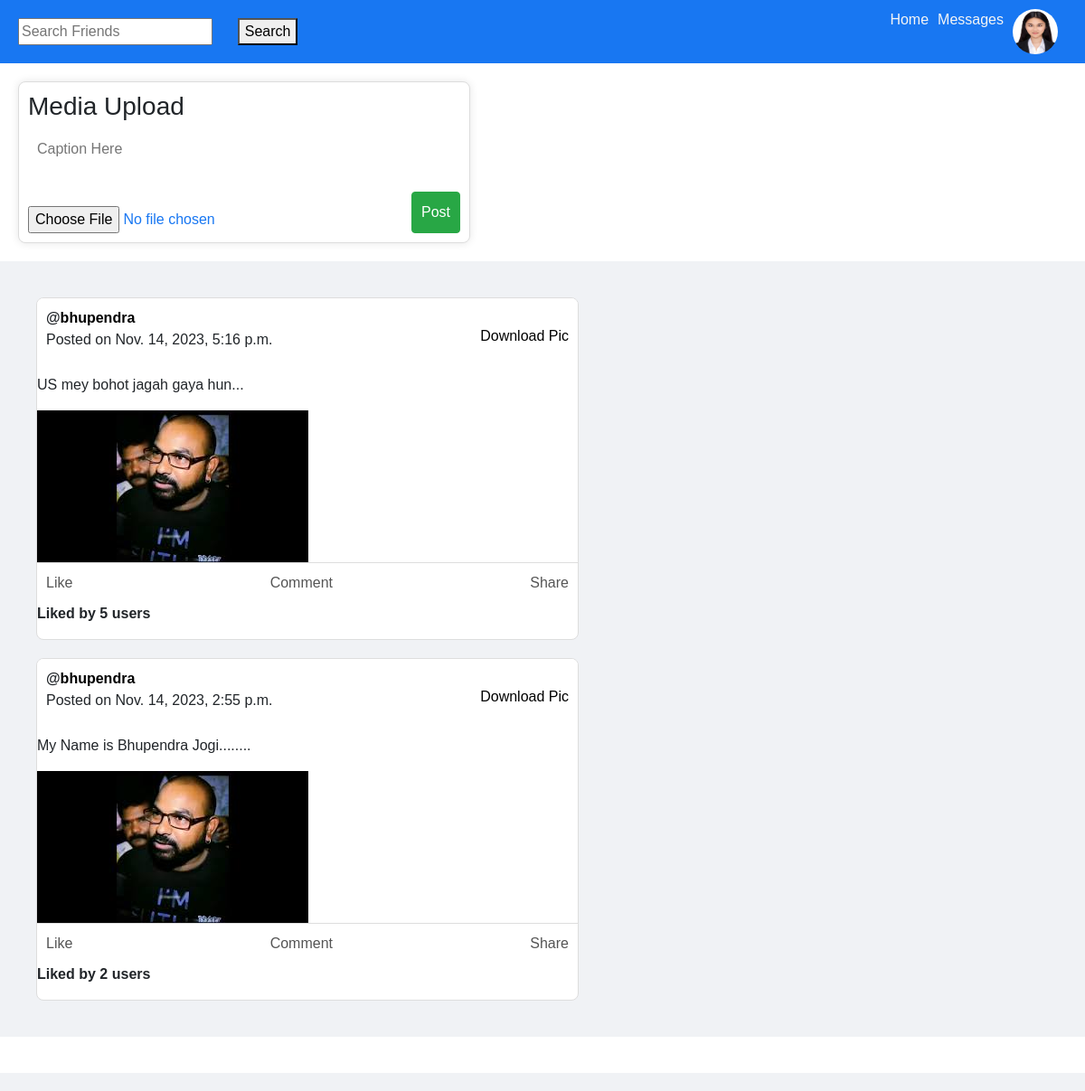
Screenshot of / (signed in) with the database file from the repository.
### core/models.py (models this page shows, shortened)
class Profile(models.Model):
    user = models.ForeignKey(User , on_delete=models.CASCADE)
    id_user = models.IntegerField()
    bio = models.TextField(blank=True)
    profileimg = models.ImageField(upload_to='profile_images' , default='static/core/blank.png')
    location = models.CharField(max_length=100 , blank=True)

class Post(models.Model):
    id = models.UUIDField(primary_key=True , default=uuid.uuid4)
    user=models.CharField(max_length=100)
    image = models.ImageField(upload_to='post_images')
    caption = models.TextField()
    created_at = models.DateTimeField(default=datetime.now)
    no_of_likes= models.IntegerField(default=0)

### core/views.py (the view)
# urls.py: path('', views.index , name='home'),
@login_required(login_url='signin')
def index(request):
    user_object = get_object_or_404(User, username=request.user.username)
    user_profile = get_object_or_404(Profile, user=user_object)
    posts = Post.objects.all()
    user_following_list = []
    feed = []
    user_following = FollowersCount.objects.filter(follower = request.user.username)
    for users in user_following:
        user_following_list.append(users.user)
    for usernames in user_following_list:
        feed_lists = Post.objects.filter(user=usernames)
        feed.append(feed_lists)
    feed_list =list(chain(*feed))
    return render(request, 'core/index.html', {'user_profile': user_profile , 'posts':feed_list})

### core/templates/core/index.html (shortened to what this page needs)
{% load static %}
<!doctype html>
<html lang="en">
  <head>
    <link rel="stylesheet" href="https://cdn.jsdelivr.net/npm/bootstrap@4.3.1/dist/css/bootstrap.min.css">
    <link rel="stylesheet" href="{% static 'core/css/styleforhomepage.css' %}">
  </head>
  <body>
    <header>
      <form action="/search" method="POST">
            <input type="text" name="username" placeholder="Search Friends">&nbsp; &nbsp;
            <button type="submit" style="margin-left: 10px;">Search</button>
      </form>
        <div class="menu-icons">
            <div class="icon">
              <a href="" style="text-decoration: none;">Home</a>
            </div>
            <div class="icon">
              <a href="">Messages</a>
            </div>
            <div class="icon">
              <div class="dropdown">
                <img src="{{user_profile.profileimg.url}}" style="height: 50px; width: 50px; border-radius: 50%;" alt="">
              </div>
            </div>
        </div>
    </header>
    <main>
      <form action="upload" method="POST" enctype="multipart/form-data">
        <div id="whats-on-your-mind">
            <h3>Media Upload</h3>
            <textarea placeholder="Caption Here" name="caption"></textarea>
                <input class="add-photo" type="file" name="image_upload">
              <button id= "post_button" class="btn btn-success" type="submit">Post</button>
        </div>
      </form>
        <section class="feed">
            {% for post in posts reversed%}
            <div class="post-container">
              <div class="post-header">
                  <div class="user-info">
                      <strong>@<a href="/profile/{{post.user}}" style="color: black;">{{post.user}}</a></strong>
                      <p>Posted on {{post.created_at}}</p>
                  </div>
                  <div class="user-download">
                       <a href="{{post.image.url}}"style="float: left; text-decoration: none; color: black" download>Download Pic</a>
                  </div>
              </div>
              <p>{{post.caption}}</p>
              <a href="{{post.image.url}}">
              <img class="post-image" src="{{post.image.url}}" alt="Post Image"></a>
              <div class="post-actions">
                <a href="/like-post?post_id={{post.id}}">
                  <div class="like-action action-button" >Like</div>
                </a>
                  <div class="comment-action action-button">Comment</div>
                  <div class="share-action action-button">Share</div>
              </div>
              <p><strong>Liked by {{post.no_of_likes}} users</strong></p>
          </div>
          {% endfor %}
        </section>
        <section class="sidebar">
        </section>
    </main>
    <footer>
    </footer>
</body>
</html>

### core/static/core/css/styleforhomepage.css (style rules this page uses)
body { font-family: Arial, sans-serif; margin: 0; padding: 0; }
header { background-color: #1877F2; color: #fff; display: flex; justify-content: space-between; align-items: center; padding: 10px 20px; }
.menu-icons { display: flex; }
.icon { margin-right: 10px; cursor: pointer; text-decoration: none; }
.feed { flex: 2; background-color: #f0f2f5; padding: 20px; }
.sidebar { flex: 1; background-color: #fff; padding: 20px; }
footer { background-color: #f0f2f5; text-align: center; padding: 10px 0; }

### core/templates/core/index.html (style rules this page uses)
.menu-icons a { text-decoration: none; color: whitesmoke; }
#whats-on-your-mind { position: relative; width: 500px; margin: 20px; background-color: #fff; border: 1px solid #ddd; border-radius: 8px; padding: 10px; box-shadow: 0 0 10px rgba(0, 0, 0, 0.1); }
#whats-on-your-mind textarea { width: 100%; border: none; outline: none; resize: none; font-size: 16px; padding: 10px; margin-bottom: 10px; }
#whats-on-your-mind .add-photo { color: #1877f2; cursor: pointer; }
#post_button { position: absolute; bottom: 0; right: 0; margin: 10px; padding: 10px; }
body { font-family: Arial, sans-serif; }
.post-container { max-width: 600px; margin: 20px; border: 1px solid #ddd; background-color: #fff; border-radius: 8px; overflow: hidden; }
.post-header { padding: 10px; display: flex; align-items: center; background-color: #fff; }
.user-info { flex-grow: 1; }
.post-image { max-width: 100%; height: auto; }
.post-actions { padding: 10px; border-top: 1px solid #ddd; display: flex; justify-content: space-between; }
.action-button { color: #555; cursor: pointer; }

### rows the page displays
Profile: profileimg (placeholder picture)
Post: user "bhupendra", created_at "Nov. 14, 2023, 5:16 p.m.", caption "US mey bohot jagah gaya hun...", image (picture), no_of_likes "5"
Post: user "bhupendra", created_at "Nov. 14, 2023, 2:55 p.m.", caption "My Name is Bhupendra Jogi........", image (picture), no_of_likes "2"
